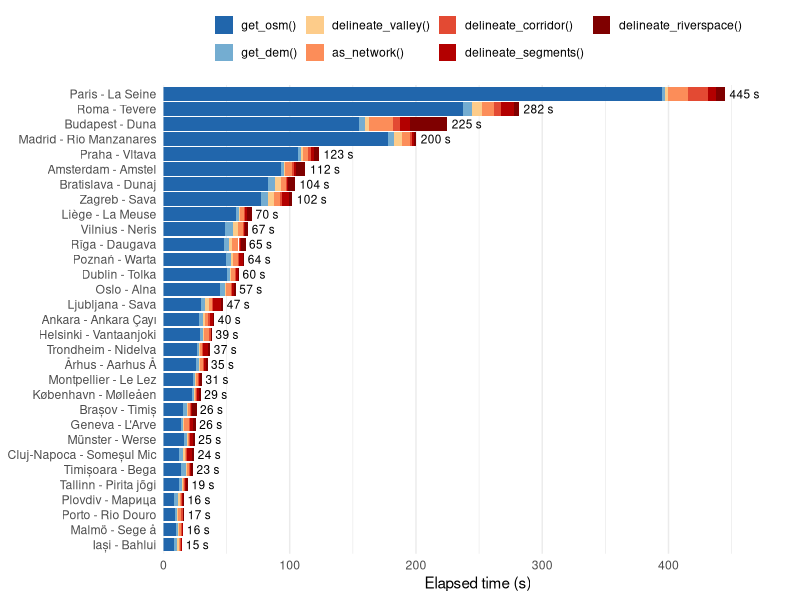

Generate this figure with R:
## ---- chunk 1
knitr::opts_chunk$set(
  collapse  = TRUE,
  comment   = "#>",
  message   = FALSE,
  warning   = FALSE,
  fig.width = 7,
  fig.height = 8,
  eval = requireNamespace("ggplot2", quietly = TRUE)
)
## ---- chunk 2
library(dplyr)
library(ggplot2)

raw <- read.csv(
  "../inst/extdata/benchmark_timings.csv",
  stringsAsFactors = FALSE
) |>
  mutate(case = paste0(city_name, " - ", river_name))

io_steps <- c("get_osm", "get_dem")
compute_steps <- c("delineate_valley", "as_network", "delineate_corridor",
                   "delineate_segments", "delineate_riverspace")
all_steps <- c(io_steps, compute_steps)

step_labels <- c(
  get_osm              = "get_osm()",
  get_dem              = "get_dem()",
  delineate_valley     = "delineate_valley()",
  as_network           = "as_network()",
  delineate_corridor   = "delineate_corridor()",
  delineate_segments   = "delineate_segments()",
  delineate_riverspace = "delineate_riverspace()"
)

# Retain only cases that completed the full pipeline, ordered by total time
case_order <- raw |>
  filter(step == "total", status == "success") |>
  arrange(elapsed_s) |>
  pull(case)

bar_data <- raw |>
  filter(case %in% case_order, step %in% all_steps, status == "success") |>
  mutate(
    step_label = factor(step_labels[step], levels = step_labels[all_steps]),
    case       = factor(case, levels = case_order)
  )
## ---- chunk 3
step_colours <- c(
  "get_osm()"              = "#2166AC",
  "get_dem()"              = "#74ADD1",
  "delineate_valley()"     = "#FDCC8A",
  "as_network()"           = "#FC8D59",
  "delineate_corridor()"   = "#E34A33",
  "delineate_segments()"   = "#B30000",
  "delineate_riverspace()" = "#7F0000"
)

case_totals <- bar_data |>
  group_by(case) |>
  summarise(total = sum(elapsed_s), .groups = "drop")

ggplot(bar_data, aes(x = elapsed_s, y = case, fill = step_label)) +
  geom_bar(stat = "identity", position = position_stack(reverse = TRUE)) +
  geom_text(
    data = case_totals,
    aes(x = total, y = case, label = paste0(round(total), " s")),
    inherit.aes = FALSE,
    hjust = -0.15,
    size  = 3
  ) +
  scale_x_continuous(expand = expansion(mult = c(0, 0.12))) +
  scale_fill_manual(values = step_colours,
                    guide  = guide_legend(nrow = 2)) +
  labs(x = "Elapsed time (s)", y = NULL, fill = NULL) +
  theme_minimal(base_size = 11) +
  theme(
    legend.position    = "top",
    legend.key.size    = unit(0.5, "cm"),
    panel.grid.major.y = element_blank()
  )
